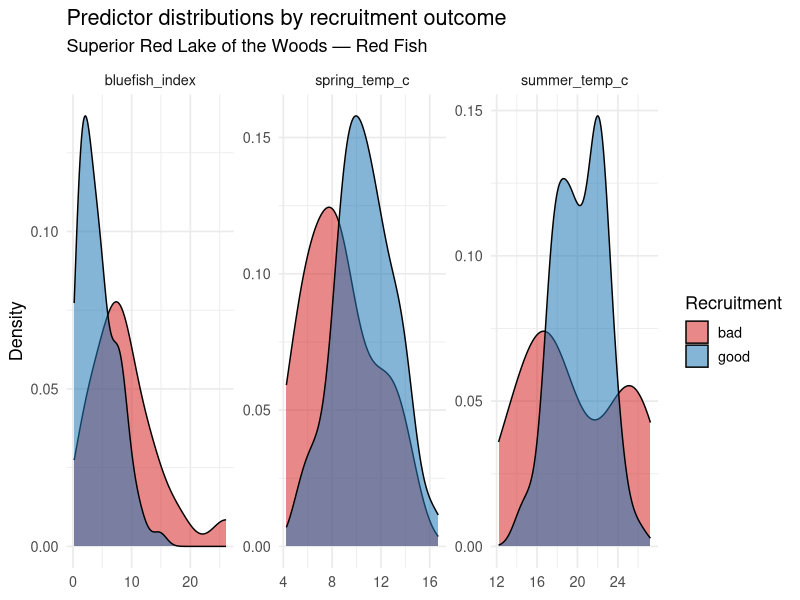
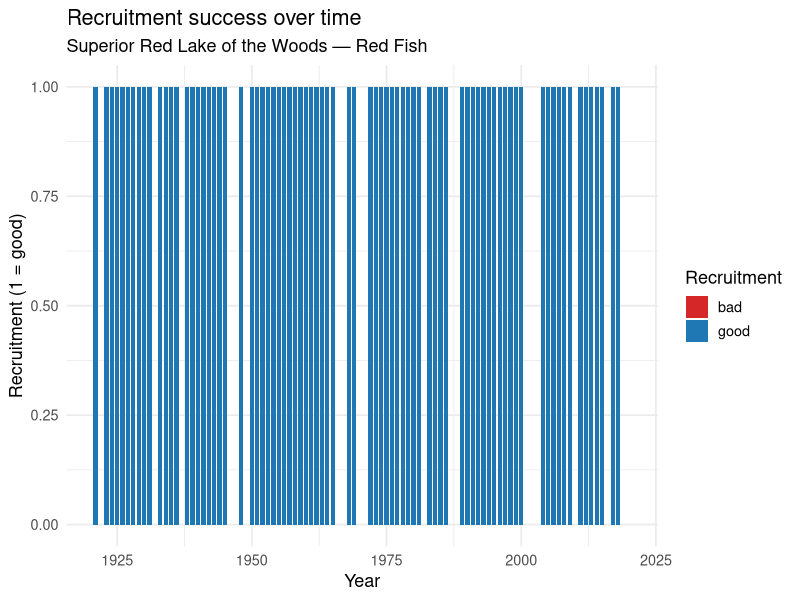

Source code (R) for these figures, in order: (Note: this script raises an error after producing the figures.)





##### FROM CLAUDE WITH FOLLOWING PROMPT: 
# I'm trying to simulate a dataset for use in a workshop. I'd like the dataset
# to have multiple predictors with an unbalanced categorical (0/1) response
# variable.
#
# Our hypothetical scenario is as follows:
#
# There is a lake called "Superior Red Lake of the Woods" where "red fish"
# lives. Recruitment (survival from egg to adult) is good most years, but bad in
# some years, and the overall population stability is severely impacted by bad
# recruitment years because it is a short-lived fish. We're trying to predict
# red fish recruitment based on weather variables like spring water temperatures
# and summer water temperatures, and also on the abundance of a potential
# competitor species "blue fish". Let's say we have around 100 years of data.
#
# Could you provide example R code (preferably using the tidyverse and caret
# packages) that builds this type of dataset?



# ============================================================
# Simulated Dataset: Red Fish Recruitment in Superior Red Lake of the Woods
# ============================================================
# Scenario:
#   - ~100 years of annual data
#   - Binary response: good (1) vs. bad (0) recruitment year
#   - Recruitment is USUALLY good, but bad years are impactful
#   - Predictors: spring water temp, summer water temp, blue fish abundance
# ============================================================

library(tidyverse)
library(caret)

set.seed(421)

n_years <- 100

# ── 1. Simulate Predictor Variables ──────────────────────────────────────────

# Spring water temperature (°C): warmer springs generally help recruitment
spring_temp <- rnorm(n_years, mean = 10, sd = 2.5)

# Summer water temperature (°C): moderate summers are best;
# very hot summers stress fish (non-linear effect possible)
summer_temp <- rnorm(n_years, mean = 20, sd = 3)

# Blue fish abundance index (competitors): higher = more competition pressure
# Right-skewed — most years moderate, occasional high-abundance years
bluefish_index <- rgamma(n_years, shape = 2, rate = 0.4)

# ── 2. Build the Linear Predictor for Recruitment Probability ─────────────────
#
# Ecological logic:
#   + Warmer springs → better larval survival → higher p(good recruitment)
#   + Moderate summers are best; extreme heat is bad
#     → modeled with a quadratic term (peak around 20°C)
#   - Higher blue fish abundance → competition → lower p(good recruitment)
#
# We tune the intercept so that ~75-80% of years are "good" recruitment years
# (unbalanced toward 1, with bad years being the minority)

summer_temp_centered <- summer_temp - 20   # center at optimal temp

log_odds <- (
  0.5                             # intercept: baseline tilt toward "good"
  + 0.35 * spring_temp              # warmer spring = better
  - 0.08 * summer_temp_centered^2  # quadratic: peak at ~20°C summer temp
  - 0.30 * bluefish_index           # more competitors = worse
)

p_good <- plogis(log_odds)          # convert log-odds to probability [0,1]

# ── 3. Simulate Binary Response Variable ─────────────────────────────────────

recruitment <- rbinom(n_years, size = 1, prob = p_good)

# Check class balance (should be roughly 70-80% good years)
cat("Recruitment class balance:\n")
print(table(recruitment))
cat(sprintf("Proportion of good years: %.1f%%\n\n", mean(recruitment) * 100))

# ── 4. Assemble the Dataset ───────────────────────────────────────────────────

redfish_data <- tibble(
  year            = 1921:(1921 + n_years - 1),
  spring_temp_c   = round(spring_temp, 2),
  summer_temp_c   = round(summer_temp, 2),
  bluefish_index  = round(bluefish_index, 3),
  recruitment     = factor(recruitment, levels = c(0, 1),
                           labels = c("bad", "good"))
)

glimpse(redfish_data)

# ── 5. Exploratory Summaries ─────────────────────────────────────────────────

cat("\n--- Summary by recruitment outcome ---\n")
redfish_data %>%
  group_by(recruitment) %>%
  summarise(
    n              = n(),
    mean_spring_c  = mean(spring_temp_c),
    mean_summer_c  = mean(summer_temp_c),
    mean_bluefish  = mean(bluefish_index)
  ) %>%
  print()

# ── 6. Quick Visualizations ──────────────────────────────────────────────────

# Predictor distributions by recruitment outcome
redfish_data %>%
  pivot_longer(cols = c(spring_temp_c, summer_temp_c, bluefish_index),
               names_to = "predictor", values_to = "value") %>%
  ggplot(aes(x = value, fill = recruitment)) +
  geom_density(alpha = 0.55) +
  facet_wrap(~predictor, scales = "free") +
  scale_fill_manual(values = c("bad" = "#d62728", "good" = "#1f77b4")) +
  labs(title = "Predictor distributions by recruitment outcome",
       subtitle = "Superior Red Lake of the Woods — Red Fish",
       x = NULL, y = "Density", fill = "Recruitment") +
  theme_minimal(base_size = 13)

# Recruitment over time
redfish_data %>%
  mutate(recruit_num = as.integer(recruitment == "good")) %>%
  ggplot(aes(x = year, y = recruit_num)) +
  geom_col(aes(fill = recruitment), width = 0.8) +
  scale_fill_manual(values = c("bad" = "#d62728", "good" = "#1f77b4")) +
  labs(title = "Recruitment success over time",
       subtitle = "Superior Red Lake of the Woods — Red Fish",
       x = "Year", y = "Recruitment (1 = good)", fill = "Recruitment") +
  theme_minimal(base_size = 13)

# # ── 7. Train/Test Split & Logistic Regression via caret ──────────────────────
# 
# set.seed(123)
# 
# train_index <- createDataPartition(redfish_data$recruitment,
#                                    p = 0.75, list = FALSE)
# train_data  <- redfish_data[train_index, ]
# test_data   <- redfish_data[-train_index, ]
# 
# # Upsample the minority class ("bad") in training set to address imbalance
# train_balanced <- upSample(
#   x = train_data %>% select(spring_temp_c, summer_temp_c, bluefish_index),
#   y = train_data$recruitment,
#   yname = "recruitment"
# )
# 
# cat("\nTraining set class balance after upsampling:\n")
# print(table(train_balanced$recruitment))
# 
# # Cross-validation control
# ctrl <- trainControl(
#   method          = "cv",
#   number          = 10,
#   classProbs      = TRUE,
#   summaryFunction = twoClassSummary,   # ROC, Sens, Spec
#   savePredictions = "final"
# )
# 
# # Fit logistic regression
# set.seed(456)
# logit_fit <- train(
#   recruitment ~ spring_temp_c + summer_temp_c + bluefish_index,
#   data      = train_balanced,
#   method    = "glm",
#   family    = "binomial",
#   trControl = ctrl,
#   metric    = "ROC"
# )
# 
# cat("\n--- Model Summary ---\n")
# print(summary(logit_fit$finalModel))
# 
# cat("\n--- Cross-Validation Performance ---\n")
# print(logit_fit$results)
# 
# # Evaluate on held-out test set
# test_preds <- predict(logit_fit, newdata = test_data)
# test_probs <- predict(logit_fit, newdata = test_data, type = "prob")
# 
# cat("\n--- Test Set Confusion Matrix ---\n")
# cm <- confusionMatrix(test_preds, test_data$recruitment, positive = "good")
# print(cm)
# 
# # ── 8. Export Dataset ────────────────────────────────────────────────────────
# 
# write_csv(redfish_data, "redfish_recruitment_data.csv")
# cat("\nDataset written to: redfish_recruitment_data.csv\n")




write.csv(redfish_data, "data/redfish_recruitment.csv", row.names = FALSE)
